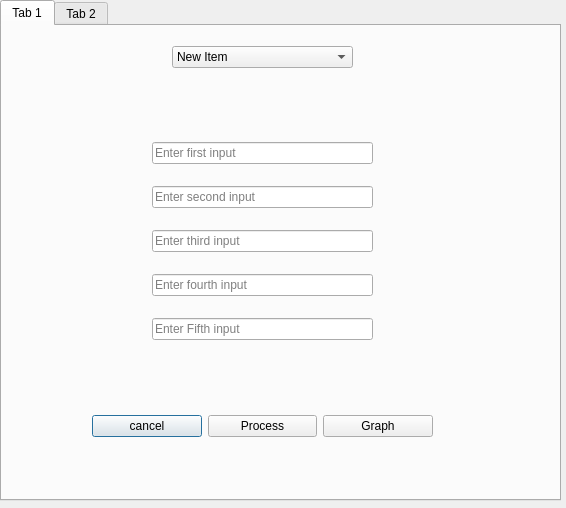
<?xml version="1.0" encoding="UTF-8"?>
<ui version="4.0">
 <class>Dialog</class>
 <widget class="QDialog" name="Dialog">
  <property name="geometry">
   <rect>
    <x>0</x>
    <y>0</y>
    <width>566</width>
    <height>508</height>
   </rect>
  </property>
  <property name="windowTitle">
   <string>Dialog</string>
  </property>
  <widget class="QTabWidget" name="tabWidget">
   <property name="geometry">
    <rect>
     <x>0</x>
     <y>0</y>
     <width>561</width>
     <height>501</height>
    </rect>
   </property>
   <property name="minimumSize">
    <size>
     <width>0</width>
     <height>501</height>
    </size>
   </property>
   <property name="maximumSize">
    <size>
     <width>16777215</width>
     <height>501</height>
    </size>
   </property>
   <property name="currentIndex">
    <number>0</number>
   </property>
   <widget class="QWidget" name="tab">
    <attribute name="title">
     <string>Tab 1</string>
    </attribute>
    <widget class="QComboBox" name="comboBox">
     <property name="geometry">
      <rect>
       <x>170</x>
       <y>20</y>
       <width>181</width>
       <height>22</height>
      </rect>
     </property>
     <item>
      <property name="text">
       <string>New Item</string>
      </property>
     </item>
     <item>
      <property name="text">
       <string>New Item</string>
      </property>
     </item>
     <item>
      <property name="text">
       <string>New Item</string>
      </property>
     </item>
     <item>
      <property name="text">
       <string>New Item</string>
      </property>
     </item>
     <item>
      <property name="text">
       <string>New Item</string>
      </property>
     </item>
    </widget>
    <widget class="QWidget" name="horizontalLayoutWidget">
     <property name="geometry">
      <rect>
       <x>90</x>
       <y>360</y>
       <width>341</width>
       <height>80</height>
      </rect>
     </property>
     <layout class="QHBoxLayout" name="horizontalLayout_4">
      <item>
       <widget class="QPushButton" name="pushButton_7">
        <property name="text">
         <string>cancel</string>
        </property>
       </widget>
      </item>
      <item>
       <widget class="QPushButton" name="pushButton_52">
        <property name="text">
         <string>Process</string>
        </property>
       </widget>
      </item>
      <item>
       <widget class="QPushButton" name="pushButton_8">
        <property name="text">
         <string>Graph</string>
        </property>
       </widget>
      </item>
     </layout>
    </widget>
    <widget class="QWidget" name="verticalLayoutWidget">
     <property name="geometry">
      <rect>
       <x>150</x>
       <y>100</y>
       <width>221</width>
       <height>231</height>
      </rect>
     </property>
     <layout class="QVBoxLayout" name="verticalLayout">
      <item>
       <widget class="QLineEdit" name="lineEdit_4">
        <property name="placeholderText">
         <string>Enter first input</string>
        </property>
       </widget>
      </item>
      <item>
       <widget class="QLineEdit" name="lineEdit">
        <property name="placeholderText">
         <string>Enter second input</string>
        </property>
       </widget>
      </item>
      <item>
       <widget class="QLineEdit" name="lineEdit_2">
        <property name="placeholderText">
         <string>Enter third input</string>
        </property>
       </widget>
      </item>
      <item>
       <widget class="QLineEdit" name="lineEdit_3">
        <property name="placeholderText">
         <string>Enter fourth input</string>
        </property>
       </widget>
      </item>
      <item>
       <widget class="QLineEdit" name="lineEdit_5">
        <property name="placeholderText">
         <string>Enter Fifth input</string>
        </property>
       </widget>
      </item>
     </layout>
    </widget>
   </widget>
   <widget class="QWidget" name="tab_2">
    <attribute name="title">
     <string>Tab 2</string>
    </attribute>
    <widget class="QWidget" name="horizontalLayoutWidget_7">
     <property name="geometry">
      <rect>
       <x>100</x>
       <y>340</y>
       <width>341</width>
       <height>80</height>
      </rect>
     </property>
     <layout class="QHBoxLayout" name="horizontalLayout_25">
      <item>
       <widget class="QPushButton" name="pushButton_49">
        <property name="text">
         <string>cancel</string>
        </property>
       </widget>
      </item>
      <item>
       <widget class="QPushButton" name="pushButton_51">
        <property name="text">
         <string>Process</string>
        </property>
       </widget>
      </item>
      <item>
       <widget class="QPushButton" name="pushButton_50">
        <property name="text">
         <string>Graph</string>
        </property>
       </widget>
      </item>
     </layout>
    </widget>
    <widget class="QComboBox" name="comboBox_7">
     <property name="geometry">
      <rect>
       <x>180</x>
       <y>40</y>
       <width>191</width>
       <height>22</height>
      </rect>
     </property>
     <item>
      <property name="text">
       <string>New Item</string>
      </property>
     </item>
     <item>
      <property name="text">
       <string>New Item</string>
      </property>
     </item>
     <item>
      <property name="text">
       <string>New Item</string>
      </property>
     </item>
     <item>
      <property name="text">
       <string>New Item</string>
      </property>
     </item>
     <item>
      <property name="text">
       <string>New Item</string>
      </property>
     </item>
    </widget>
    <widget class="QWidget" name="verticalLayoutWidget_6">
     <property name="geometry">
      <rect>
       <x>160</x>
       <y>90</y>
       <width>221</width>
       <height>231</height>
      </rect>
     </property>
     <layout class="QVBoxLayout" name="verticalLayout_6">
      <item>
       <widget class="QLineEdit" name="lineEdit_31">
        <property name="placeholderText">
         <string>Enter first input</string>
        </property>
       </widget>
      </item>
      <item>
       <widget class="QLineEdit" name="lineEdit_32">
        <property name="placeholderText">
         <string>Enter second input</string>
        </property>
       </widget>
      </item>
      <item>
       <widget class="QLineEdit" name="lineEdit_33">
        <property name="placeholderText">
         <string>Enter third input</string>
        </property>
       </widget>
      </item>
      <item>
       <widget class="QLineEdit" name="lineEdit_34">
        <property name="placeholderText">
         <string>Enter fourth input</string>
        </property>
       </widget>
      </item>
      <item>
       <widget class="QLineEdit" name="lineEdit_35">
        <property name="placeholderText">
         <string>Enter Fifth input</string>
        </property>
       </widget>
      </item>
     </layout>
    </widget>
   </widget>
  </widget>
 </widget>
 <resources/>
 <connections/>
</ui>
